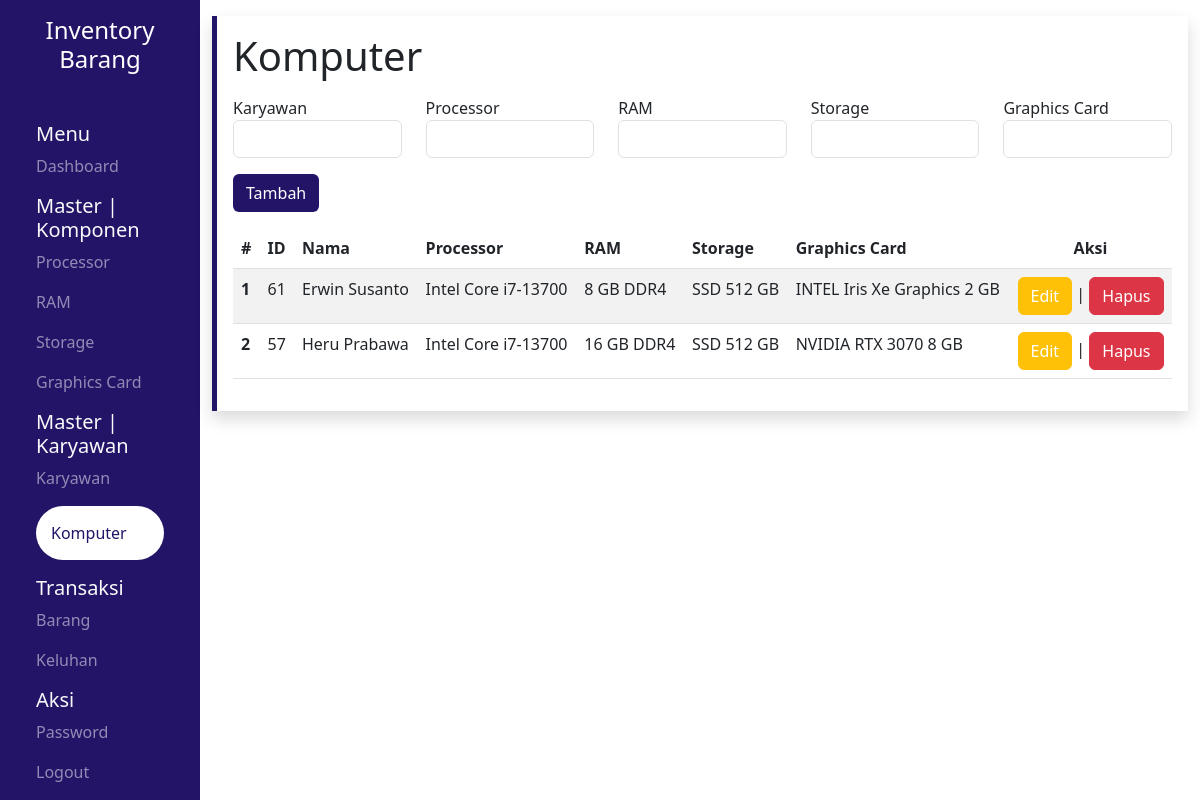
Before: /pages/komputer/index.php (signed in) with the older database file.
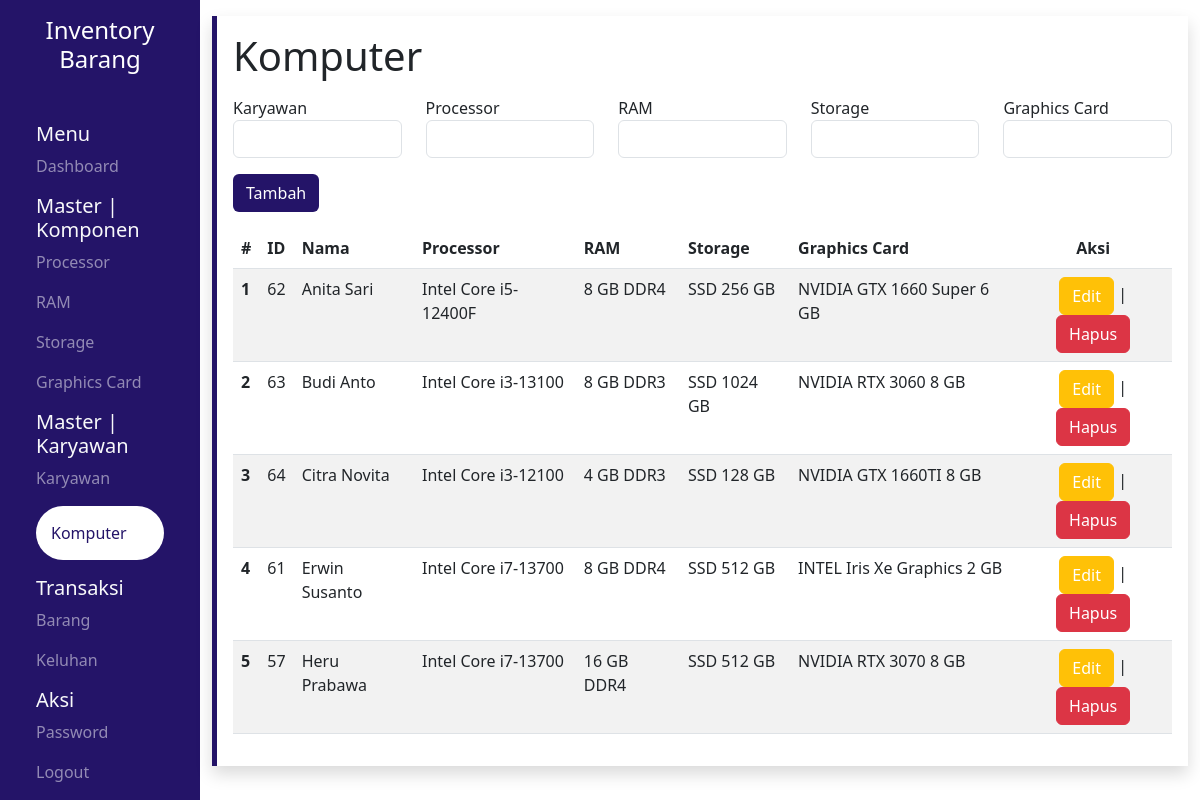
After: the same page with the newer database file.
### tables this page shows
CREATE TABLE `komputer` (
  `id` int(11) NOT NULL,
  `id_karyawan` int(11) NOT NULL,
  `id_processor` int(11) NOT NULL,
  `id_ram` int(11) NOT NULL,
  `id_storage` int(11) NOT NULL,
  `id_vga` int(11) NOT NULL
);

CREATE TABLE `karyawan` (
  `id` int(11) NOT NULL,
  `username` varchar(25) NOT NULL,
  `password` varchar(255) NOT NULL,
  `nama` varchar(25) NOT NULL,
  `nip` bigint(18) NOT NULL,
  `jk` enum('Laki - Laki','Perempuan') NOT NULL,
  `divisi` varchar(25) NOT NULL,
  `level` varchar(25) NOT NULL
);

CREATE TABLE `processor` (
  `id` int(11) NOT NULL,
  `nama` varchar(25) NOT NULL,
  `stok` int(11) NOT NULL
);

CREATE TABLE `ram` (
  `id` int(11) NOT NULL,
  `tipe_memori` enum('DDR2','DDR3','DDR4','DDR5') NOT NULL,
  `kapasitas` varchar(25) NOT NULL,
  `stok` int(11) NOT NULL
);

CREATE TABLE `storage` (
  `id` int(11) NOT NULL,
  `tipe` varchar(25) NOT NULL,
  `kapasitas` int(11) NOT NULL,
  `stok` int(11) NOT NULL
);

CREATE TABLE `vga` (
  `id` int(11) NOT NULL,
  `brand` varchar(25) NOT NULL,
  `nama` varchar(25) NOT NULL,
  `vram` int(11) NOT NULL,
  `stok` int(11) NOT NULL
);

### pages/komputer/index.php (the view, shortened to what the changed rows need)
<?php
include "../src/config/connect.php";
$query_join = "SELECT
    k.id AS id,
    karyawan.nama AS nama_karyawan,
    p.nama AS nama_processor,
    r.kapasitas AS kapasitas_ram,
    r.tipe_memori AS tipe_ram,
    s.tipe AS tipe_storage,
    s.kapasitas AS kapasitas_storage,
    v.brand AS brand_vga,
    v.nama AS nama_vga,
    v.vram AS vram_vga
FROM komputer k
JOIN karyawan ON k.id_karyawan = karyawan.id
JOIN processor p ON k.id_processor = p.id
JOIN ram r ON k.id_ram = r.id
JOIN storage s ON k.id_storage = s.id
JOIN vga v ON k.id_vga = v.id
ORDER BY karyawan.nama ASC";
$result_join = mysqli_query($conn, $query_join);
?>
<!DOCTYPE html>
<html lang="en">
<head>
    <link rel="stylesheet" href="../src/css/global.css">
    <?php include '../src/library/bootstrap.php' ?>
    <?php include '../src/library/datatables.php' ?>
    <?php include '../src/library/sweetalert.php' ?>
</head>
<body>
    <div class="container-fluid">
        <div class="row vh-100">
            <section class="col-md-10 content">
                <div class="wrapper shadow p-3 my-3 left">
                    <h1>Komputer</h1>
                    <table id="myTable" class="table table-striped display">
                        <thead>
                            <tr>
                                <th scope="col">#</th>
                                <th scope="col">ID</th>
                                <th scope="col">Nama</th>
                                <th scope="col">Processor</th>
                                <th scope="col">RAM</th>
                                <th scope="col">Storage</th>
                                <th scope="col">Graphics Card</th>
                                <th scope="col" class="text-center">Aksi</th>
                            </tr>
                        </thead>
                        <tbody>
                            <?php $no = 1 ?>
                            <?php while ($result = mysqli_fetch_array($result_join)) : ?>
                                <tr>
                                    <th scope="row"><?= $no++ ?></th>
                                    <td><?= $result["id"] ?></td>
                                    <td><?= $result["nama_karyawan"] ?></td>
                                    <td><?= $result["nama_processor"] ?></td>
                                    <td><?= $result["kapasitas_ram"] . ' GB ' . $result['tipe_ram'] ?></td>
                                    <td><?= $result["tipe_storage"] . ' ' . $result['kapasitas_storage'] . ' GB' ?></td>
                                    <td><?= $result['brand_vga'] . ' ' . $result["nama_vga"] . ' ' . $result['vram_vga'] . ' GB' ?></td>
                                    <td>
                                        <div class="text-center">
                                            <a href="update.php?id=<?= $result['id'] ?>" class="btn btn-warning">Edit</a> | <a href="delete.php?id=<?= $result['id'] ?>" id="btn-del" class="btn btn-danger">Hapus</a>
                                        </div>
                                    </td>
                                </tr>
                            <?php endwhile; ?>
                        </tbody>
                    </table>
                </div>
            </section>
        </div>
    </div>
</body>
</html>

Changed rows visible on the page:
added komputer: id "62", id_karyawan.nama "Anita Sari", id_processor.nama "Intel Core i5-12400F", id_ram.kapasitas "8", id_ram.tipe_memori "DDR4", id_storage.tipe "SSD", id_storage.kapasitas "256", id_vga.brand "NVIDIA", id_vga.nama "GTX 1660 Super", id_vga.vram "6"
added komputer: id "63", id_karyawan.nama "Budi Anto", id_processor.nama "Intel Core i3-13100", id_ram.kapasitas "8", id_ram.tipe_memori "DDR3", id_storage.tipe "SSD", id_storage.kapasitas "1024", id_vga.brand "NVIDIA", id_vga.nama "RTX 3060", id_vga.vram "8"
added komputer: id "64", id_karyawan.nama "Citra Novita", id_processor.nama "Intel Core i3-12100", id_ram.kapasitas "4", id_ram.tipe_memori "DDR3", id_storage.tipe "SSD", id_storage.kapasitas "128", id_vga.brand "NVIDIA", id_vga.nama "GTX 1660TI", id_vga.vram "8"
